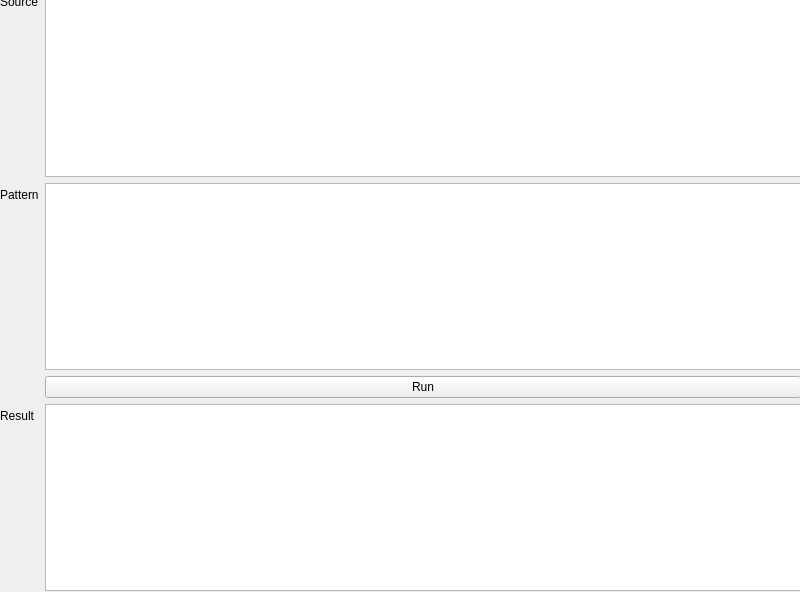
<?xml version="1.0" encoding="UTF-8"?>
<ui version="4.0">
 <class>MainWindow</class>
 <widget class="QMainWindow" name="MainWindow">
  <property name="geometry">
   <rect>
    <x>0</x>
    <y>0</y>
    <width>800</width>
    <height>592</height>
   </rect>
  </property>
  <property name="windowTitle">
   <string>MainWindow</string>
  </property>
  <widget class="QWidget" name="centralWidget">
   <widget class="QWidget" name="formLayoutWidget">
    <property name="geometry">
     <rect>
      <x>0</x>
      <y>-10</y>
      <width>801</width>
      <height>601</height>
     </rect>
    </property>
    <layout class="QFormLayout" name="formLayout">
     <property name="fieldGrowthPolicy">
      <enum>QFormLayout::AllNonFixedFieldsGrow</enum>
     </property>
     <item row="0" column="0">
      <widget class="QLabel" name="label">
       <property name="text">
        <string>Source</string>
       </property>
      </widget>
     </item>
     <item row="1" column="0">
      <widget class="QLabel" name="label_2">
       <property name="text">
        <string>Pattern</string>
       </property>
      </widget>
     </item>
     <item row="3" column="1">
      <widget class="QTextBrowser" name="textBrowser"/>
     </item>
     <item row="0" column="1">
      <widget class="QTextEdit" name="textEdit"/>
     </item>
     <item row="1" column="1">
      <widget class="QTextEdit" name="textEdit_2"/>
     </item>
     <item row="3" column="0">
      <widget class="QLabel" name="label_3">
       <property name="text">
        <string>Result</string>
       </property>
      </widget>
     </item>
     <item row="2" column="1">
      <widget class="QPushButton" name="pushButton">
       <property name="text">
        <string>Run</string>
       </property>
      </widget>
     </item>
    </layout>
   </widget>
  </widget>
 </widget>
 <resources/>
 <connections/>
</ui>
